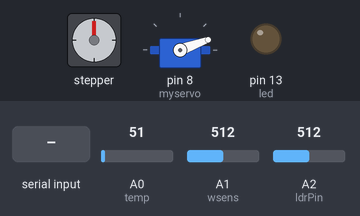
This sketch was run on a simulated Arduino Uno, built with avr-gcc and run on an emulated ATmega328P. On the bench: stepper motor, servo, output pins drawn as LEDs (lit = HIGH). Wiring (inferred from the names in the program): stepper motor (2048 steps per turn assumed): coils pin 9, pin 10, pin 11, pin 12. The inputs (shaded band) are chosen by the test bench; at power-on: A0 (temp) = 51, A1 (wsens) = 512, A2 (ldrPin) = 512. The modem accepts every AT command (registered, SIM ready, sends succeed) and sends nothing else; pins used as bus, display or sensor lines are not drawn; what the sketch prints to the serial monitor is not drawn.

Above: at 7.2 s.
7.3 s: "~" received over the second serial link
10.3 s: "}" received over the second serial link
At 11.5 s:
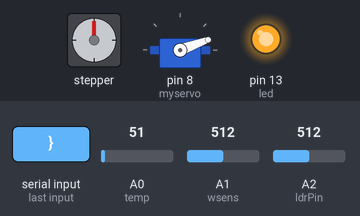
11.8 s: "[" received over the second serial link
At 14.09 s:
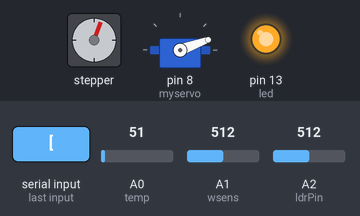
14.8 s: "90,45\n" received over the second serial link
At 15.6 s:
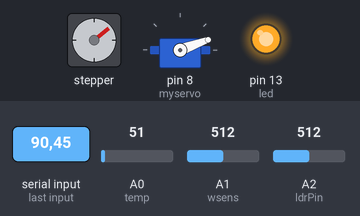
17.8 s: "{" received over the second serial link
At 18.4 s:
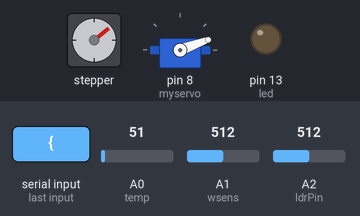
19.3 s: "~" received over the second serial link
At 19.6 s:
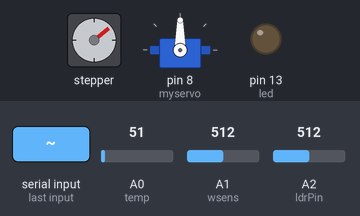
Timing chart, 0 to 25.3 s (numbered marks = the images above; inputs shaded):
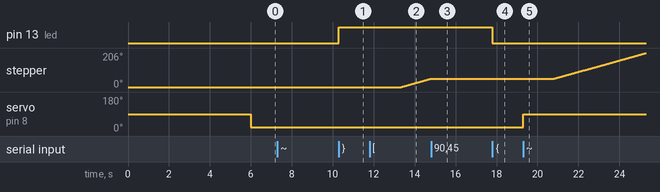

The sketch:

FINALARDUINO.ino
```cpp
#include <SoftwareSerial.h>
#include <Servo.h>


#define DEBUG true

int led = 13;

SoftwareSerial esp8266(8,9); // make RX Arduino line is pin 2, make TX Arduino line is pin 3.
                             // This means that you need to connect the TX line from the esp to the Arduino's pin 2
                             // and the RX line from the esp to the Arduino's pin 3
const int temp = A0;
const int wsens = A1;
const int ldrPin = A2;
Servo myservo;
bool motor = false;

const int stepperPins[4] = {9, 10, 11, 12};
int delayTime = 5;


void setup()
{
  Serial.begin(115200);
  esp8266.begin(115200); // your esp's baud rate might be different


  sendData("AT+RST\r\n",2000,DEBUG); // reset module
  sendData("AT+CWMODE=2\r\n",1000,DEBUG); // configure as access point
  sendData("AT+CIFSR\r\n",1000,DEBUG); // get ip address
  sendData("AT+CIPMUX=1\r\n",1000,DEBUG); // configure for multiple connections
  sendData("AT+CIPSERVER=1,80\r\n",1000,DEBUG); // turn on server on port 80

  myservo.attach(8);
  myservo.write(20);

  for(int i=0; i<4; i++) pinMode(stepperPins[i], OUTPUT);

  pinMode(led, OUTPUT);
  digitalWrite(led, LOW);

}

void loop()
{

  int tValue = analogRead(temp);
  int wValue = analogRead(wsens);
  int lValue = analogRead(ldrPin);


  //if(wValue < 300) myservo.write(0);
  //else myservo.write(180);

  //if(tValue < 60) motor = true;
  //else motor = false;

  //if(lValue < 400) digitalWrite(led, HIGH);
  //else digitalWrite(led, LOW);

  if(motor){
    digitalWrite(stepperPins[0], LOW);
    digitalWrite(stepperPins[1], HIGH);
    digitalWrite(stepperPins[2], HIGH);
    digitalWrite(stepperPins[3], LOW);
    delay(delayTime);
    digitalWrite(stepperPins[0], LOW);
    digitalWrite(stepperPins[1], HIGH);
    digitalWrite(stepperPins[2], LOW);
    digitalWrite(stepperPins[3], HIGH);
    delay(delayTime);
    digitalWrite(stepperPins[0], HIGH);
    digitalWrite(stepperPins[1], LOW);
    digitalWrite(stepperPins[2], LOW);
    digitalWrite(stepperPins[3], HIGH);
    delay(delayTime);
    digitalWrite(stepperPins[0], HIGH);
    digitalWrite(stepperPins[1], LOW);
    digitalWrite(stepperPins[2], HIGH);
    digitalWrite(stepperPins[3], LOW);
    delay(delayTime);
  }

  if(esp8266.available()) // check if the esp is sending a message
  {
    /*
    while(esp8266.available())
    {
      // The esp has data so display its output to the serial window
      char c = esp8266.read(); // read the next character.
      Serial.write(c);
    } */


     delay(1000);

     int connectionId = esp8266.read()-48; // subtract 48 because the read() function returns
                                           // the ASCII decimal value and 0 (the first decimal number) starts at 48

     String cipSend = "AT+CIPSEND=";

     String webpage= " " + (String)tValue + " " + (String)wValue + " " + (String)lValue;
     Serial.println(webpage);


     cipSend = "AT+CIPSEND=";
     cipSend += connectionId;
     cipSend += ",";
     cipSend +=webpage.length();
     cipSend +="\r\n";

     sendData(cipSend,1000,DEBUG);
     sendData(webpage,1000,DEBUG);

     String closeCommand = "AT+CIPCLOSE=";
     closeCommand+=connectionId; // append connection id
     closeCommand+="\r\n";

     sendData(closeCommand,3000,DEBUG);


  }
}


String sendData(String command, const int timeout, boolean debug)
{
    String response = "";

    esp8266.print(command); // send the read character to the esp8266

    long int time = millis();

    while( (time+timeout) > millis())
    {
      while(esp8266.available())
      {
        // The esp has data so display its output to the serial window
        char c = esp8266.read(); // read the next character.
        if(c=='~') myservo.write(90);
        else if(c=='@') myservo.write(20);
        else if(c=='}') digitalWrite(led,HIGH);
        else if(c=='{') digitalWrite(led,LOW);
        else if(c=='[') {
          motor = true;
          Serial.println(motor);
          Serial.println("##############################");
        }
        else if(c==']') motor = false;
        response+=c;
      }
    }

    if(debug)
    {
      Serial.print(response);
    }

    return response;
}
```

Measured:
- after the input at 7.3 s, every drawn part: stays the same
- after the input at 10.3 s, pin 13 (led): LOW → HIGH at once
- after the input at 11.8 s, stepper: keeps turning clockwise at about 35°/s, starting after 1.5 s
- after the input at 14.8 s, stepper: stops changing and stays 51°
- after the input at 17.8 s, pin 13 (led): HIGH → LOW at once
- after the input at 19.3 s, servo on pin 8 (myservo): 20° → 90° at once
